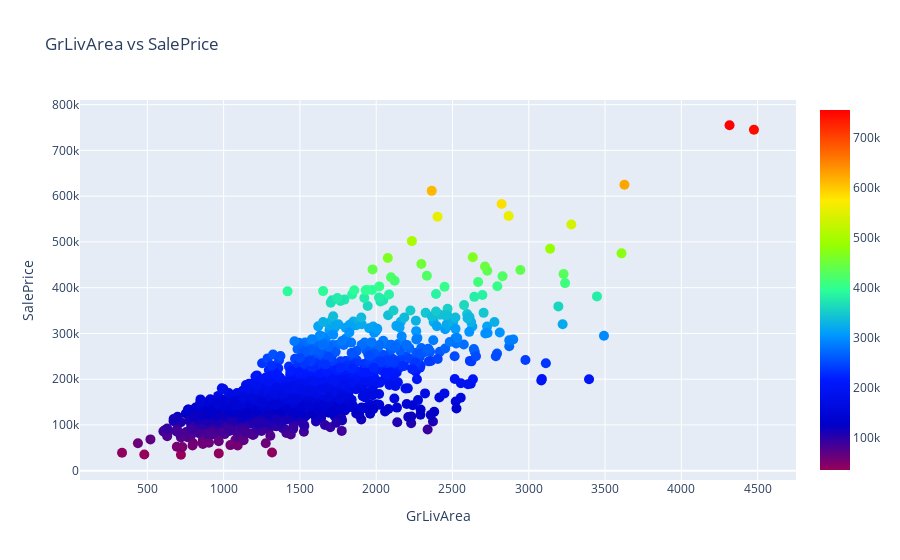

Notebook source saved alongside this figure:
### Code cell
#STEP 5.1 - Remove outliers

df_train = df_train.drop(df_train[(df_train['GrLivArea']>4000) & (df_train['SalePrice']<300000)].index)
scatter_plot(df_train.GrLivArea, df_train.SalePrice, 'GrLivArea vs SalePrice', 'GrLivArea', 'SalePrice', 10, 'Rainbow')

### Figure 1 — Plotly figure (JSON) as saved in the notebook; plotly's stock layout.template omitted (floating-point values rounded to 4 significant figures; data arrays with more than 128 entries replaced by an {"elided": "..."} marker saying what was removed)
{"data": [{"marker": {"color": {"elided": "1458 int values"}, "colorscale": [[0, "rgb(150,0,90)"], [0.125, "rgb(0,0,200)"], [0.25, "rgb(0,25,255)"], [0.375, "rgb(0,152,255)"], [0.5, "rgb(44,255,150)"], [0.625, "rgb(151,255,0)"], [0.75, "rgb(255,234,0)"], [0.875, "rgb(255,111,0)"], [1, "rgb(255,0,0)"]], "showscale": true, "size": 10}, "mode": "markers", "type": "scatter", "x": {"elided": "1458 int values"}, "y": {"elided": "1458 int values"}}], "layout": {"hovermode": "closest", "title": {"text": "GrLivArea vs SalePrice"}, "xaxis": {"title": {"text": "GrLivArea"}}, "yaxis": {"title": {"text": "SalePrice"}}}}
